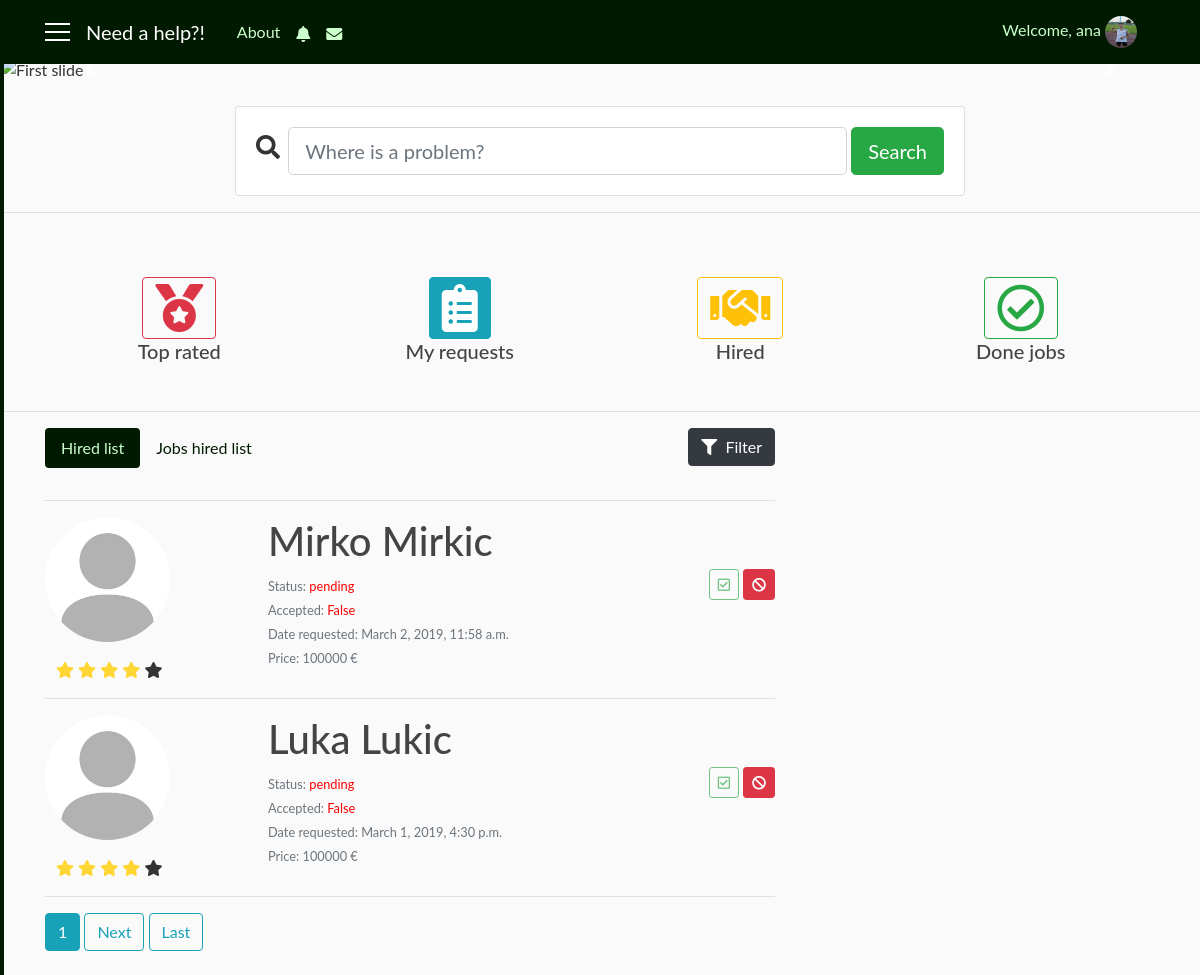
The page /hired_user/1 (signed in) on the database its author committed.
### user/models.py (models this page shows, shortened)
class Profile(models.Model):
    user = models.OneToOneField(User, on_delete=models.CASCADE)
    gender = models.CharField(max_length=10, choices=GENDER, default='male')
    address = models.CharField(max_length=30, blank=True)
    birth_date = models.DateField(null=True, blank=True)
    phone_number = models.CharField(max_length=100, blank=True)
    costs = models.IntegerField(default=100)
    role = models.CharField(max_length=15, choices=ROLES, default='client')
    profession = models.CharField(max_length=250, choices=PROFESSION, default='Other')
    knowledges = models.TextField(max_length=1000, blank=True)
    photo = models.ImageField(default='default_user.jpg', upload_to='profile_user')

class Hire(models.Model):
    user = models.ForeignKey(User, on_delete=models.CASCADE)
    repairman = models.IntegerField()
    status = models.CharField(max_length=100, default='pending')
    accepted = models.BooleanField(default=False)
    date = models.DateTimeField(auto_now_add=True)

### need_a_help_app/views.py (the view)
# urls.py: path('hired_user/<int:pk>', views.HiredListView.as_view(), name='hired_user'),
class HiredListView(LoginRequiredMixin, ListView):
    model = Hire
    template_name = 'need_a_help_app/hired_user.html'
    context_object_name = 'hir'
    paginate_by = 2
    def get_queryset(self):
        user = get_object_or_404(User, pk=self.kwargs.get('pk'))
        return Hire.objects.filter(user=user).order_by('-date')
    def get_context_data(self, **kwargs):
        context_data = super(HiredListView, self).get_context_data(**kwargs)
        users = User.objects.all()
        job = JobHire.objects.order_by('-date_hired')
        context_data['us'] = users
        context_data['job'] = job
        return context_data

### need_a_help_app/templates/need_a_help_app/hired_user.html (shortened to what this page needs)
{% extends 'need_a_help_app/base.html' %}
{% block content %}
   <div class="row">
    <div class="col-sm-8">
        <ul class="nav nav-pills mb-3" id="pills-tab" role="tablist">
        <li class="nav-item">
          <a class="nav-link active hire" id="pills-list-tab" data-toggle="pill" href="#pills-list" role="tab" aria-controls="pills-list" aria-selected="true">Hired list</a>
        </li>
        <li class="nav-item">
          <a class="nav-link hire" id="pills-jobs-tab" data-toggle="pill" href="#pills-jobs" role="tab" aria-controls="pills-jobs" aria-selected="false">Jobs hired list</a>
        </li>
      </ul>
    </div>
    <div class="col-sm-4" align="right">
        <button type="button" class="btn btn-dark" data-toggle="modal" data-target="#filter"><i class="fas fa-filter"></i>&nbsp Filter</button>
    </div>
   </div>
   <hr width="100%">
    <div class="tab-content" id="pills-tabContent">
      <div class="tab-pane fade show active" id="pills-list" role="tabpanel" aria-labelledby="pills-list-tab">
        {% if hir %}
           {% for i in hir %}
                <div class="row">
                    <div class="col-sm-3">
                        {% for j in us %}
                            {% if j.id == i.repairman %}
                                <a href="{% url 'info' j.id %}">
                                    <img class="rounded-circle account-img" src="{{ j.profile.photo.url }}">
                                </a>
                            {% endif %}
                        {% endfor %}
                        <div class="row">
                            <div class="col-sm-10" align="center">
                                <i class="fas fa-star" style="color: #ffd633" aria-hidden="true"></i>
                                <i class="fas fa-star" style="color: #ffd633" aria-hidden="true"></i>
                                <i class="fas fa-star" style="color: #ffd633" aria-hidden="true"></i>
                                <i class="fas fa-star" style="color: #ffd633" aria-hidden="true"></i>
                                <i class="fas fa-star" aria-hidden="true"></i>
                            </div>
                        </div>
                    </div>
                    <div class="col-sm-7 pl-5">
                        {% for j in us %}
                            {% if j.id == i.repairman %}
                                <h1>{{ j.first_name }} {{ j.last_name }}</h1>
                            {% endif %}
                        {% endfor %}
                        {% if i.status == 'pending' %}
                            <small class="text-secondary text-muted">Status: <span style="color: red">{{ i.status }}</span></small><br>
                        {% else %}
                            <small class="text-secondary text-muted">Status: <span style="color: green">{{ i.status }}</span></small><br>
                        {% endif %}
                        {% if not i.accepted %}
                            <small class="text-secondary text-muted">Accepted: <span style="color: red">{{ i.accepted }}</span></small><br>
                        {% else %}
                            <small class="text-secondary text-muted">Accepted: <span style="color: green">{{ i.accepted }}</span></small><br>
                        {% endif %}
                        <small class="text-secondary text-muted">Date requested: {{ i.date }}</small><br>
                        <small class="text-secondary text-muted">Price: 100000 €</small><br>
                    </div>
                    <div class="col-sm-2 pt-5" align="right">
                        {% if i.status == 'pending' %}
                            <a href="#" class="btn btn-outline-success btn-sm mt-1 mb-1 disabled"><i class="far fa-check-square"></i></a>
                            <a href="{% url 'client_repairman_job_delete' user.id i.repairman user.id 'l' %}" class="btn btn-danger btn-sm mt-1 mb-1"><i class="fa fa-ban" aria-hidden="true"></i></a>
                        {% else %}
                            <button type="button" class="btn btn-outline-success btn-sm mt-1 mb-1" data-toggle="modal" data-target="#done_job"><i class="far fa-check-square"></i></button>
                            <a href="#" class="btn btn-danger btn-sm mt-1 mb-1 disabled"><i class="fa fa-ban" aria-hidden="true"></i></a>
                        {% endif %}
                    </div>
                </div>
                <hr width="100%">
           {% endfor %}
       {% else %}
        <h3 class="text-secondary text-muted" align="center">No results</h3>
       {% endif %}
        {% if is_paginated %}
            {% for i in page_obj.paginator.page_range %}
                {% if page_obj.number == i %}
                    <a class="btn btn-info mb-4" href="?page={{ i }}">{{ i }}</a>
                {% elif num > page_obj.number|add:'-3' and num < page_obj.number|add:'3' %}
                    <a class="btn btn-outline-info mb-4" href="?page={{ i }}">{{ i }}</a>
                {% endif %}
            {% endfor %}
            {% if page_obj.has_next %}
                <a class="btn btn-outline-info mb-4" href="?page={{ page_obj.next_page_number }}">Next</a>
                <a class="btn btn-outline-info mb-4" href="?page={{ page_obj.paginator.num_pages }}">Last</a>
            {% endif %}
        {% endif %}
      </div>
    </div>
{% endblock %}

### need_a_help_app/templates/need_a_help_app/base.html (shortened to what this page needs)
{% load static %}
<!DOCTYPE html>
<html>
    <head>
        <link rel="stylesheet" href="https://maxcdn.bootstrapcdn.com/bootstrap/4.0.0/css/bootstrap.min.css">
        <link rel="stylesheet" href="https://use.fontawesome.com/releases/v5.7.2/css/all.css">
        <link rel="stylesheet" type="text/css" href="{% static 'need_a_help_app/style.css' %}">
    </head>
    <body>
      <div id="wrapper">
          {% if user.is_authenticated and user.profile.role == 'client' %}
            <div id="sidebar-wrapper">
                <ul class="sidebar-nav">
                    <div class="list-group pt-2 d-none d-sm-none d-md-block d-lg-block">
                      <a class="list-group-item sb" href="{% url 'main' %}">&nbsp; Home</a>
                      <a class="list-group-item sb" href="#">&nbsp; Messages</a>
                      <a class="list-group-item sb" href="{% url 'profile' user.id %}">&nbsp; Settings</a>
                      <a class="list-group-item sb" href="{% url 'favorites' %}">&nbsp; My favourites</a>
                    </div>
                </ul>
            </div>
          {% endif %}
          <header class="site-header">
            <nav class="navbar navbar-expand-md navbar-dark bg-steel fixed-top">
              <div class="container">
                {% if user.is_authenticated %}
                  <a href='#' id='menu-toggle'><div class='menu-icon'></div>
                                  <div class='menu-icon'></div>
                                  <div class='menu-icon'></div></a>
                  <a class="navbar-brand mr-4 ml-3" href="{% url 'main' %}">Need a help?!</a>
                {% else %}
                  <a class="navbar-brand mr-4" href="#">Need a help?!</a>
                  <button class="navbar-toggler" type="button" data-toggle="collapse" data-target="#navbarToggle" aria-controls="navbarToggle" aria-expanded="false" aria-label="Toggle navigation">
                    <span class="navbar-toggler-icon"></span>
                  </button>
                {% endif %}
                <div class="collapse navbar-collapse" id="navbarToggle">
                  <div class="navbar-nav mr-auto">
                    <a class="nav-item nav-link" href="{% url 'home' %}">About</a>
                    {% if user.is_authenticated %}
                      <div  class="collapse navbar-collapse hidden-xs">
                        <i class="nav-item nav-link fas fa-bell mt-1"></i>
                        <i class="nav-item nav-link fas fa-envelope mt-1"></i>
                      </div>
                    {% else %}
                      <div class="d-sm-block d-md-none">
                        <a class="nav-item nav-link" href="{% url 'login' %}">Login</a>
                        <a class="nav-item nav-link" href="{% url 'register' %}">Register</a>
                      </div>
                    {% endif %}
                  </div>
                </div>
                  <div class="navbar-nav">
                    {% if user.is_authenticated %}
                      <div class="collapse navbar-collapse hidden-xs">
                          <span class="nav-item nav-link">Welcome, {{ user.username }}
                            <img class="rounded-circle navbar-img popOver" data-title="Logged in as {{ user.profile.role }}" data-content="
                                <a class='list-group-item sb' href='{% url 'info' user.id %}'><i class='fa fa-user fa-fw' aria-hidden='true'></i>&nbsp; My profile</a>
                                <a class='list-group-item sb' href='{% url 'logout' %}'><i class='fas fa-power-off'></i>&nbsp Logout</a>" data-placement="bottom" data-html="true" data-toggle="popover" data-container="body" data-trigger="click" src="{{ user.profile.photo.url }}">
                          </span>
                      </div>
                    {% else %}
                      <div class="collapse navbar-collapse">
                        <a class="nav-item nav-link" href="{% url 'login' %}">Login</a>
                        <a class="nav-item nav-link" href="{% url 'register' %}">Register</a>
                      </div>
                    {% endif %}
                  </div>
              </div>
            </nav>
          </header>
          <div id="page-content-wrapper">
            {% if user.is_authenticated and user.profile.role == 'client' %}
              {% block app_client %}
                <div id="carouselExampleIndicators" class="carousel slide" data-ride="carousel">
                  <ol class="carousel-indicators">
                  </ol>
                  <div class="carousel-inner">
                        <div class="carousel-item active">
                            <img class="slide-img" src="https://www.bing.com/th?id=OIP.GdOM_bEhNhmrmAG4XTVTiQHaE8&pid=Api" alt="First slide">
                        </div>
                  </div>
                  <a class="carousel-control-prev" href="#carouselExampleIndicators" role="button" data-slide="prev">
                    <span class="carousel-control-prev-icon" aria-hidden="true"></span>
                  </a>
                  <a class="carousel-control-next" href="#carouselExampleIndicators" role="button" data-slide="next">
                    <span class="carousel-control-next-icon" aria-hidden="true"></span>
                  </a>
                </div>
                <div class="container pt-4">
                    <div class="row justify-content-center">
                        <div class="col-12 col-md-10 col-lg-8">
                            <form class="card card-sm" action="{% url 'search' %}" method="GET">
                                <div class="card-body row no-gutters align-items-center">
                                    <div class="col-auto">
                                        <i class="fas fa-search h4 text-body"></i>&nbsp&nbsp
                                    </div>
                                    <div class="col">
                                        <input class="form-control form-control-lg form-control-borderless" name="q" type="text" placeholder="Where is a problem?">
                                    </div>
                                    <div class="col-auto">
                                        &nbsp<button class="btn btn-lg btn-success" type="submit">Search</button>
                                    </div>
                                </div>
                            </form>
                        </div>
                    </div>
                </div>
                <hr width="100%">
                <br/>
                <div class="container p-4">
                    <div class="row" align="center">
                        <div class="col-3 col-sm-3">
                            <a href="#" class="btn btn-outline-danger"><i class="fas fa-medal fa-3x"></i></a>
                        </div>
                        <div class="col-3 col-sm-3">
                            <a href="{% url 'requests_user' user.id %}" class="btn btn-info"><i class="fas fa-clipboard-list fa-3x"></i></a>
                        </div>
                        <div class="col-3 col-sm-3">
                            <a href="{% url 'hired_user' user.id %}" class="btn btn-outline-warning"><i class="fas fa-handshake fa-3x"></i></a>
                        </div>
                        <div class="col-3 col-sm-3">
                            <a href="#" class="btn btn-outline-success"><i class="far fa-check-circle fa-3x"></i></a>
                        </div>
                    </div>
                    <div class="row" align="center">
                        <div class="col-3 col-sm-3">
                            <h5>Top rated</h5>
                        </div>
                        <div class="col-3 col-sm-3">
                            <h5>My requests</h5>
                        </div>
                        <div class="col-3 col-sm-3">
                            <h5>Hired</h5>
                        </div>
                        <div class="col-3 col-sm-3">
                            <h5>Done jobs</h5>
                        </div>
                    </div>
                </div>
                <hr width="100%">
              {% endblock %}
            {% endif %}
            <main role="main" class="container">
              <div class="row">
                <div class="col-sm-8">
                  {% block content %}{% endblock %}
                </div>
              </div>
            </main>
          </div>
    </div>
    </body>
</html>

### rows shown on the page
Hire: status "pending", accepted "False", date "March 2, 2019, 11:58 a.m."
Hire: status "pending", accepted "False", date "March 1, 2019, 4:30 p.m."

### other values the page prints
{{ user.username }} "ana"
{{ j.first_name }} "Mirko"
{{ j.last_name }} "Mirkic"
{{ j.first_name }} "Luka"
{{ j.last_name }} "Lukic"
{{ i }} "1"
